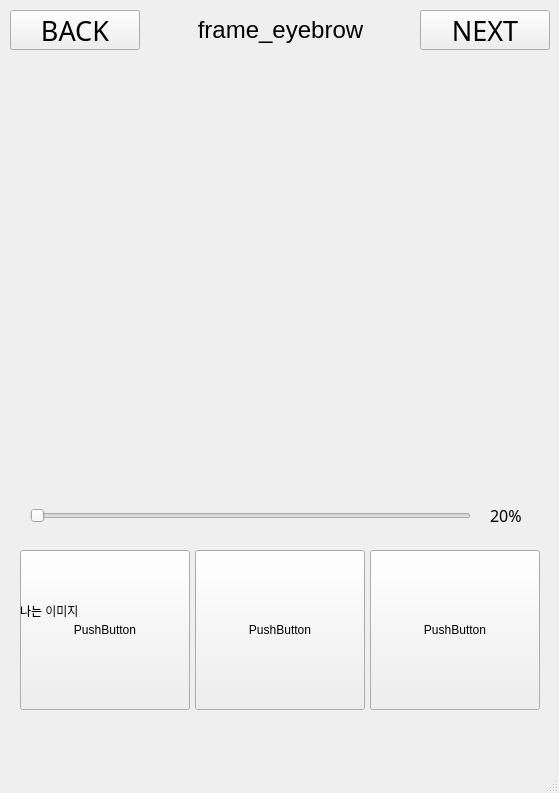
<?xml version="1.0" encoding="UTF-8"?>
<ui version="4.0">
 <class>MainWindow</class>
 <widget class="QMainWindow" name="MainWindow">
  <property name="geometry">
   <rect>
    <x>0</x>
    <y>0</y>
    <width>559</width>
    <height>793</height>
   </rect>
  </property>
  <property name="windowTitle">
   <string>MainWindow</string>
  </property>
  <widget class="QWidget" name="centralwidget">
   <widget class="QPushButton" name="pushButton">
    <property name="geometry">
     <rect>
      <x>420</x>
      <y>10</y>
      <width>130</width>
      <height>40</height>
     </rect>
    </property>
    <property name="font">
     <font>
      <family>AlternateGothic2 BT</family>
      <pointsize>20</pointsize>
     </font>
    </property>
    <property name="text">
     <string>NEXT</string>
    </property>
   </widget>
   <widget class="QPushButton" name="pushButton_2">
    <property name="geometry">
     <rect>
      <x>10</x>
      <y>10</y>
      <width>130</width>
      <height>40</height>
     </rect>
    </property>
    <property name="font">
     <font>
      <family>AlternateGothic2 BT</family>
      <pointsize>20</pointsize>
     </font>
    </property>
    <property name="text">
     <string>BACK</string>
    </property>
   </widget>
   <widget class="QLabel" name="label">
    <property name="geometry">
     <rect>
      <x>160</x>
      <y>10</y>
      <width>241</width>
      <height>40</height>
     </rect>
    </property>
    <property name="text">
     <string>&lt;html&gt;&lt;head/&gt;&lt;body&gt;&lt;p align=&quot;center&quot;&gt;&lt;span style=&quot; font-size:18pt;&quot;&gt;frame_eyebrow&lt;/span&gt;&lt;/p&gt;&lt;/body&gt;&lt;/html&gt;</string>
    </property>
   </widget>
   <widget class="QPushButton" name="pushButton_3">
    <property name="geometry">
     <rect>
      <x>20</x>
      <y>550</y>
      <width>170</width>
      <height>160</height>
     </rect>
    </property>
    <property name="text">
     <string>PushButton</string>
    </property>
   </widget>
   <widget class="QPushButton" name="pushButton_4">
    <property name="geometry">
     <rect>
      <x>195</x>
      <y>550</y>
      <width>170</width>
      <height>160</height>
     </rect>
    </property>
    <property name="text">
     <string>PushButton</string>
    </property>
   </widget>
   <widget class="QPushButton" name="pushButton_5">
    <property name="geometry">
     <rect>
      <x>370</x>
      <y>550</y>
      <width>170</width>
      <height>160</height>
     </rect>
    </property>
    <property name="text">
     <string>PushButton</string>
    </property>
   </widget>
   <widget class="QSlider" name="horizontalSlider">
    <property name="geometry">
     <rect>
      <x>30</x>
      <y>500</y>
      <width>441</width>
      <height>31</height>
     </rect>
    </property>
    <property name="orientation">
     <enum>Qt::Horizontal</enum>
    </property>
   </widget>
   <widget class="QLabel" name="label_2">
    <property name="geometry">
     <rect>
      <x>490</x>
      <y>500</y>
      <width>41</width>
      <height>31</height>
     </rect>
    </property>
    <property name="font">
     <font>
      <family>Segoe MDL2 Assets</family>
      <pointsize>12</pointsize>
     </font>
    </property>
    <property name="text">
     <string>20%</string>
    </property>
    <property name="textFormat">
     <enum>Qt::AutoText</enum>
    </property>
   </widget>
   <widget class="QLabel" name="label_3">
    <property name="geometry">
     <rect>
      <x>20</x>
      <y>480</y>
      <width>521</width>
      <height>261</height>
     </rect>
    </property>
    <property name="text">
     <string>나는 이미지</string>
    </property>
   </widget>
  </widget>
  <widget class="QMenuBar" name="menubar">
   <property name="geometry">
    <rect>
     <x>0</x>
     <y>0</y>
     <width>559</width>
     <height>26</height>
    </rect>
   </property>
  </widget>
  <widget class="QStatusBar" name="statusbar"/>
 </widget>
 <resources/>
 <connections/>
</ui>
